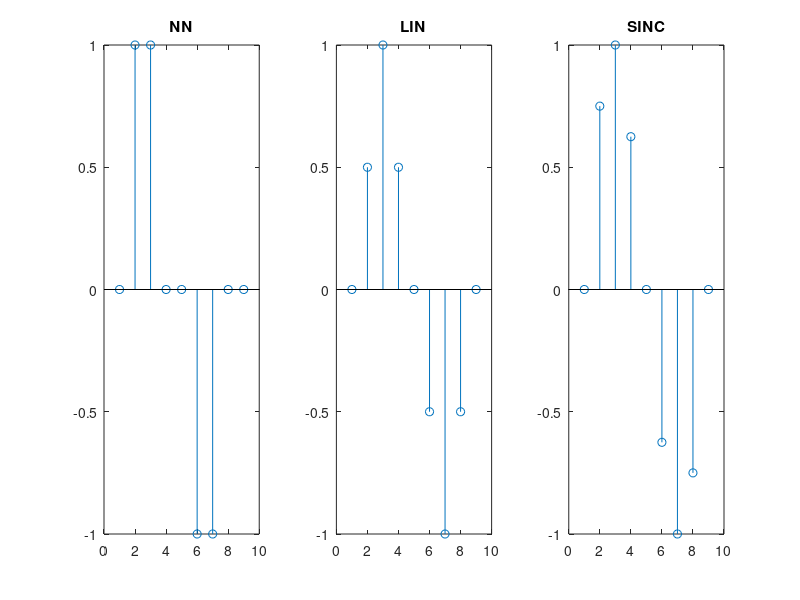
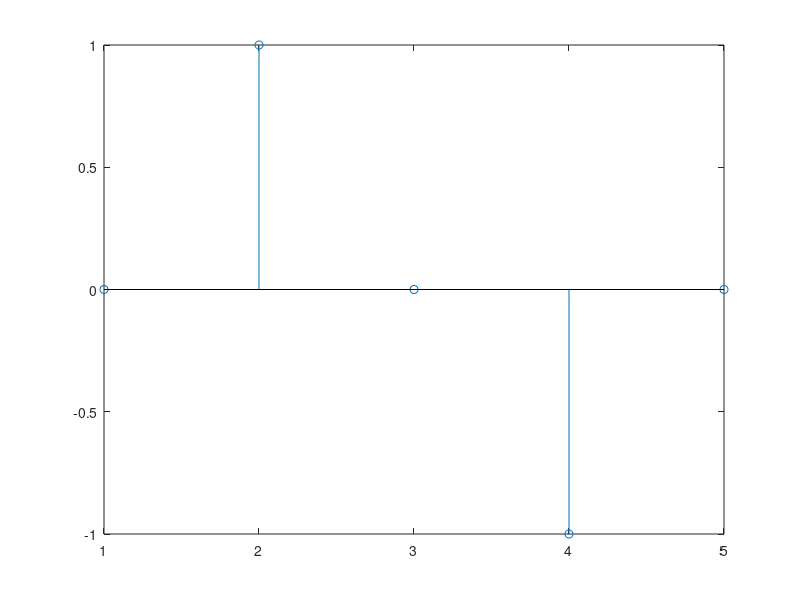

MATLAB code for these plots, in order:
X = [0, 1, 0, -1, 0];
Vq = interp1(0:4, X, 0:0.5:4, 'nearest');
Vq_2 = interp1(0:4, X, 0:0.5:4, 'linear');
Vq_3 = interp1(0:4, X, 0:0.5:4, 'cubic');

figure;
subplot(1,3,1);
stem(Vq);
title("NN")

subplot(1,3, 2);
stem(Vq_2);
title("LIN")

subplot(1,3,3);
stem(Vq_3);
title("SINC")

y=X;
m = 1;
u = linspace(1,length(y),length(y)*m); 
x = linspace(1,length(y),length(y));
for i=1:length(u)
    yp(i) = sum(y.*sinc(u(i) - x));           
end
figure;
stem(yp);